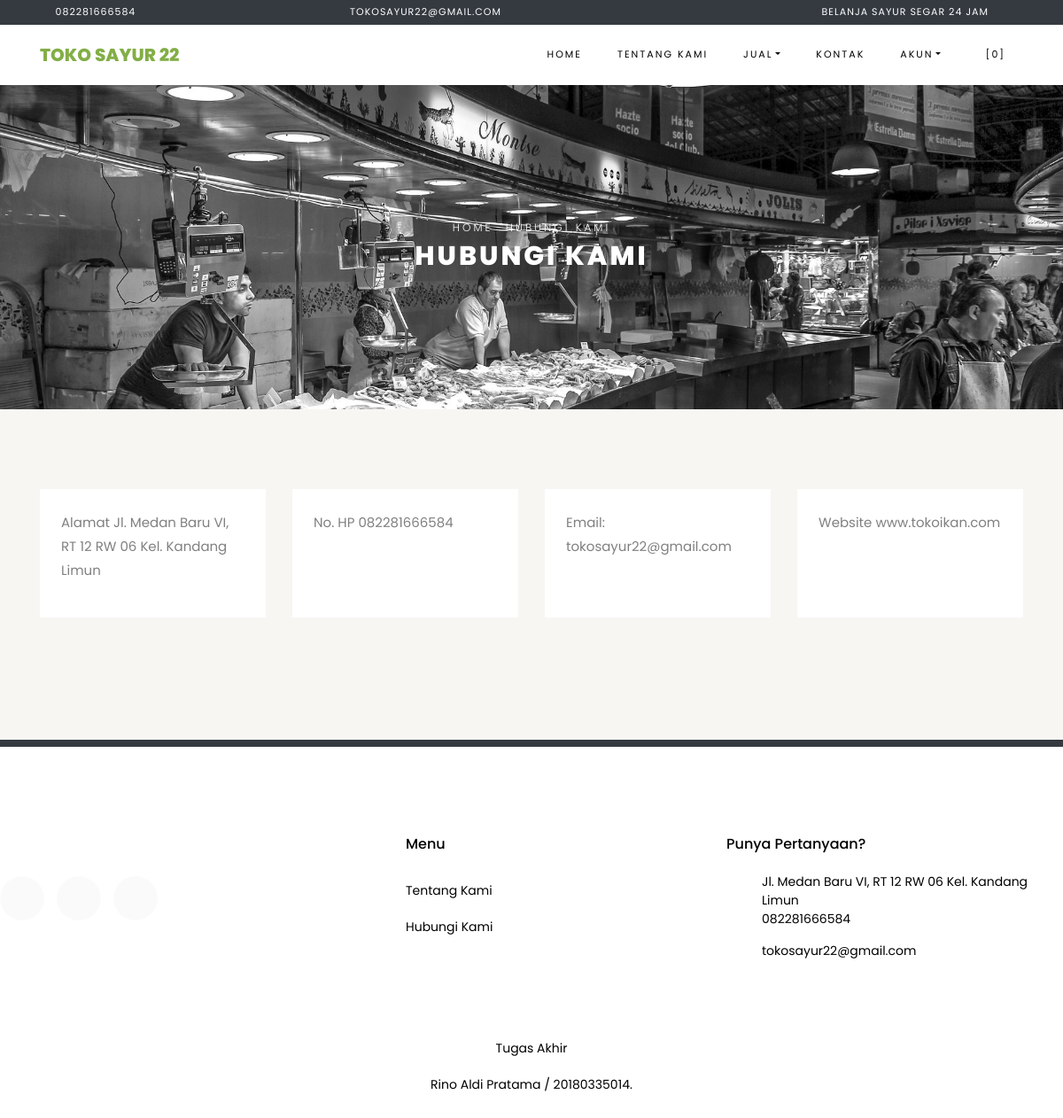
The app's page /index.php/pages/contact with its own data.
### tables this page shows
CREATE TABLE `settings` (
  `id` int(10) NOT NULL,
  `key` varchar(32) NOT NULL,
  `content` varchar(191) NOT NULL
);

### application/helpers/themes_helper.php (called while the page is built, shortened)
<?php
if ( ! function_exists('get_theme_name'))
{
    function get_theme_name() {
        $current_theme = get_settings('current_theme_name');
        return ($current_theme) ? $current_theme : false;
    }
}
if ( ! function_exists('get_template_part'))
{
    function get_template_part($file_name = null, $params = array()) {
        if ($file_name !== '') {
            $current_theme = get_theme_name();
            if ( file_exists($file_location = VIEWPATH .'themes/'. $current_theme .'/'. $file_name .'.php')) {
                $CI =& get_instance();
                $CI->load->view('themes/'. $current_theme .'/'. $file_name, $params);
            }
            else {
                echo '<div>Kesalahan: berkas tema <b>'. $file_name .'.php</b> tidak ditemukan.<br>Lokasi berkas: <b>'. $file_location .'</b></div>';
            }
        }
    }
}
if ( ! function_exists('get_header'))
{
    function get_header($params = null, $section = '', $current_section = '') {
        $load_params = array();
        if ( is_null($params)) {
            $load_params['title'] = get_settings('site_name');
        }
        else if ( is_string($params)) {
            $load_params['title'] = $params;
        }
        $load_params['sidebar_section'] = $section;
        $load_params['current_section'] = $current_section;
        get_template_part('header', $load_params);
    }
}
if ( ! function_exists('get_footer'))
{
    function get_footer($params = array()) {
        get_template_part('footer', $params);
    }
}
if ( ! function_exists('get_theme_uri'))
{
    function get_theme_uri($file_name = null, $theme_name = NULL)
    {
        $theme_name = ($theme_name == NULL) ? get_theme_name() : $theme_name;
        return is_null($file_name) ? base_url('assets/themes/'. $theme_name .'/') : base_url('assets/themes/'. $theme_name .'/'. $file_name) ;
    }
}

### application/controllers/Pages.php (called while the page is built, shortened)
<?php
class Pages extends CI_Controller {
    public function contact()
    {
        $profile = user_data();
        $data['user'] = $profile;
        $data['flash'] = $this->session->flashdata('contact_flash');
        get_header(get_store_name());
        get_template_part('pages/contact', $data);
        get_footer();
    }
}

### index.php (called while the page is built, shortened)
<?php
require_once BASEPATH.'core/CodeIgniter.php';

### application/helpers/session_helper.php (called while the page is built, shortened)
<?php
if ( ! function_exists('init'))
{
    function init()
    {
        $CI =& get_instance();
        return $CI;
    }
}
if ( ! function_exists('user_data')) {
    function user_data() {
        $CI = init();
        $user_id = get_current_user_id();
        $user_data = $CI->db->where('id', $user_id)->get('users')->row();
        return $user_data;
    }
}
if( ! function_exists('session_data'))
{
    function session_data()
    {
        $CI = init();
        $read_session_in_cookie = get_cookie('__ACTIVE_SESSION_DATA');
        $read_session_in_session = $CI->session->userdata('__ACTIVE_SESSION_DATA');
        if ($read_session_in_cookie)
        {
            $read_data = $CI->encryption->decrypt($read_session_in_cookie);
            $read_data = json_decode($read_data);
            return $read_data;
        }
        else if ($read_session_in_session)
        {
            $read_data = $CI->encryption->decrypt($read_session_in_session);
            $read_data = json_decode($read_data);
            return $read_data;
        }
        else {
            $default_session = new stdClass();
            $default_session->is_login = FALSE;
            $default_session->user_id = 0;
            $default_session->login_at = 0;
            $default_session->remember_me = FALSE;
            return $default_session;
        }
    }
}
if ( ! function_exists('get_current_user_id'))
{
    function get_current_user_id()
    {
        $login_data = session_data();
        return $login_data->user_id;
    }
}

### application/helpers/global_helper.php (called while the page is built, shortened)
<?php
if ( ! function_exists('get_settings'))
{
    function get_settings($key = '')
    {
        $CI =& get_instance();
        $row = $CI->db
            ->select('content')
            ->where('key', $key)
            ->get('settings')
            ->row();
        return $row->content;
    }
}
if ( ! function_exists('get_store_name'))
{
    function get_store_name()
    {
        return get_settings('store_name');
    }
}

### application/views/themes/vegefoods/pages/contact.php (the view, shortened to what this page needs)
<div class="hero-wrap hero-bread" style="background-image: url('<?php echo get_theme_uri('images/MFish.jpg'); ?>');">
    <div class="container">
      <div class="row no-gutters slider-text align-items-center justify-content-center">
        <div class="col-md-9 ftco-animate text-center">
            <p class="breadcrumbs"><span class="mr-2"><?php echo anchor(base_url(), 'Home'); ?></span> <span>Hubungi Kami</span></p>
          <h1 class="mb-0 bread">Hubungi Kami</h1>
        </div>
      </div>
    </div>
  </div>
  <section class="ftco-section contact-section bg-light">
    <div class="container">
        <div class="row d-flex mb-5 contact-info">
        <div class="col-md-3 d-flex">
            <div class="info bg-white p-4">
              <p><span>Alamat</span> <?php echo get_settings('store_address'); ?></p>
            </div>
        </div>
        <div class="col-md-3 d-flex">
            <div class="info bg-white p-4">
              <p><span>No. HP</span> <?php echo get_settings('store_phone_number'); ?></p>
            </div>
        </div>
        <div class="col-md-3 d-flex">
            <div class="info bg-white p-4">
              <p><span>Email:</span> <?php echo get_settings('store_email'); ?></p>
            </div>
        </div>
        <div class="col-md-3 d-flex">
            <div class="info bg-white p-4">
              <p><span>Website</span> www.tokoikan.com</p>
            </div>
        </div>
      </div>
        </div>
  </section>

### application/views/themes/vegefoods/header.php (shortened to what this page needs)
?><!DOCTYPE html>
<html lang="en">
  <head>
    <link rel="stylesheet" href="<?php echo get_theme_uri('css/open-iconic-bootstrap.min.css'); ?>">
    <link rel="stylesheet" href="<?php echo get_theme_uri('css/animate.css'); ?>">
    <link rel="stylesheet" href="<?php echo get_theme_uri('css/owl.carousel.min.css'); ?>">
    <link rel="stylesheet" href="<?php echo get_theme_uri('css/owl.theme.default.min.css'); ?>">
    <link rel="stylesheet" href="<?php echo get_theme_uri('css/magnific-popup.css'); ?>">
    <link rel="stylesheet" href="<?php echo get_theme_uri('css/aos.css'); ?>">
	<link rel="stylesheet" href="<?php echo get_theme_uri('css/ionicons.min.css'); ?>">
	<link rel="stylesheet" href="<?php echo get_theme_uri('js/plugins/@fortawesome/fontawesome-free/css/all.min.css', 'argon'); ?>">
    <link rel="stylesheet" href="<?php echo get_theme_uri('css/bootstrap-datepicker.css'); ?>">
    <link rel="stylesheet" href="<?php echo get_theme_uri('css/jquery.timepicker.css'); ?>">
    <link rel="stylesheet" href="<?php echo get_theme_uri('css/flaticon.css'); ?>">
    <link rel="stylesheet" href="<?php echo get_theme_uri('css/icomoon.css'); ?>">
	<link rel="stylesheet" href="<?php echo get_theme_uri('css/style.css'); ?>">
	<link rel="stylesheet" href="<?php echo base_url('assets/plugins/toastr/toastr.min.css'); ?>">
  </head>
  <body class="goto-here">
		<div class="py-1 bg-dark">
    	<div class="container">
    		<div class="row no-gutters d-flex align-items-start align-items-center px-md-0">
	    		<div class="col-lg-12 d-block">
		    		<div class="row d-flex">
		    			<div class="col-md pr-4 d-flex topper align-items-center">
					    	<div class="icon mr-2 d-flex justify-content-center align-items-center"><span class="icon-phone2"></span></div>
						    <span class="text"><?php echo get_settings('store_phone_number'); ?></span>
					    </div>
					    <div class="col-md pr-4 d-flex topper align-items-center">
					    	<div class="icon mr-2 d-flex justify-content-center align-items-center"><span class="icon-paper-plane"></span></div>
						    <span class="text"><?php echo get_settings('store_email'); ?></span>
					    </div>
					    <div class="col-md-5 pr-4 d-flex topper align-items-center text-lg-right">
						    <span class="text"><?php echo get_settings('store_tagline'); ?></span>
					    </div>
				    </div>
			    </div>
		    </div>
		  </div>
    </div>
    <nav class="navbar navbar-expand-lg navbar-dark ftco_navbar bg-dark ftco-navbar-light" id="ftco-navbar">
	    <div class="container">
	      <a class="navbar-brand" href="<?php echo base_url(); ?>"><?php echo get_store_name(); ?></a>
	      <div class="collapse navbar-collapse" id="ftco-nav">
	        <ul class="navbar-nav ml-auto">
	          <li class="nav-item active"><a href="<?php echo base_url(); ?>" class="nav-link">Home</a></li>
	          <li class="nav-item"><a href="<?php echo site_url('pages/about'); ?>" class="nav-link">Tentang Kami</a></li>
	          <li class="nav-item dropdown">
	          <a class="nav-link dropdown-toggle" href="#" id="dropdown04" data-toggle="dropdown" aria-haspopup="true" aria-expanded="false">Jual</a>
              <li class="nav-item"><a href="<?php echo site_url('pages/contact'); ?>" class="nav-link">Kontak</a></li>
              <li class="nav-item dropdown">
              <a class="nav-link dropdown-toggle" href="#" id="dropdown05" data-toggle="dropdown" aria-haspopup="true" aria-expanded="false">Akun</a>
            </li>
	          <li class="nav-item cta-colored"><a href="<?php echo site_url('shop/cart'); ?>" class="nav-link"><span class="icon-shopping_cart"></span>[<span class="cart-item-total">0</span>]</a></li>
	        </ul>
	      </div>
	    </div>
	  </nav>

### application/views/themes/vegefoods/footer.php (shortened to what this page needs)
<section class="ftco-section ftco-no-pt ftco-no-pb py-5 bg-dark">
    <div class="container py-1">
    </div>
  </section>
  <footer class="ftco-footer ftco-section">
      <div class="row mb-5">
        <div class="col-md">
          <div class="ftco-footer-widget mb-4">
            <ul class="ftco-footer-social list-unstyled float-md-left float-lft mt-5">
              <li ><a href="#"><span class="icon-twitter"></span></a></li>
              <li ><a href="#"><span class="icon-facebook"></span></a></li>
              <li ><a href="#"><span class="icon-instagram"></span></a></li>
            </ul>
          </div>
        </div>
        <div class="col-md">
          <div class="ftco-footer-widget mb-4 ml-md-5">
            <h2 class="ftco-heading-2">Menu</h2>
            <ul class="list-unstyled">
              <li><a href="<?php echo site_url('pages/about'); ?>" class="py-2 d-block">Tentang Kami</a></li>
              <li><a href="<?php echo site_url('pages/contact'); ?>" class="py-2 d-block">Hubungi Kami</a></li>
            </ul>
          </div>
        </div>
        <div class="col-md">
          <div class="ftco-footer-widget mb-4">
              <h2 class="ftco-heading-2">Punya Pertanyaan?</h2>
              <div class="block-23 mb-3">
                <ul>
                  <li><span class="icon icon-map-marker"></span><span class="text"><?php echo get_settings('store_address'); ?></span></li>
                  <li><a href="#"><span class="icon icon-phone"></span><span class="text"><?php echo get_settings('store_phone_number'); ?></span></a></li>
                  <li><a href="#"><span class="icon icon-envelope"></span><span class="text"><?php echo get_settings('store_email'); ?></span></a></li>
                </ul>
              </div>
          </div>
        </div>
      </div>
      <div class="row">
        <div class="col-md-12 text-center">
          <p>Tugas Akhir</p>
          <p>Rino Aldi Pratama / 20180335014.</p>
        </div>
      </div>
  </footer>
</body>
</html>

### assets/themes/vegefoods/css/icomoon.css (style rules this page uses)
[class^="icon-"], [class*=" icon-"] { font-family: 'icomoon' !important; speak: none; font-style: normal; font-weight: normal; font-variant: normal; text-transform: none; line-height: 1; -webkit-font-smoothing: antialiased; -moz-osx-font-smoothing: grayscale; }
.icon-map-marker:before { content: "\f041"; }
.icon-phone:before { content: "\f095"; }
.icon-twitter:before { content: "\f099"; }
.icon-facebook:before { content: "\f09a"; }
.icon-envelope:before { content: "\f0e0"; }
.icon-instagram:before { content: "\f16d"; }
.icon-paper-plane:before { content: "\f1d8"; }
.icon-phone2:before { content: "\e0cd"; }
.icon-shopping_cart:before { content: "\e8cc"; }

### records on screen
settings: content "082281666584"
settings: content "TOKOSAYUR22@GMAIL.COM", content "tokosayur22@gmail.com"
settings: content "BELANJA SAYUR SEGAR 24 JAM"
settings: content "TOKO SAYUR 22"
settings: content (picture)
settings: content "Jl. Medan Baru VI, RT 12 RW 06 Kel. Kandang Limun"

### other values on screen
anchor(base_url(), 'Home') "HOME"
